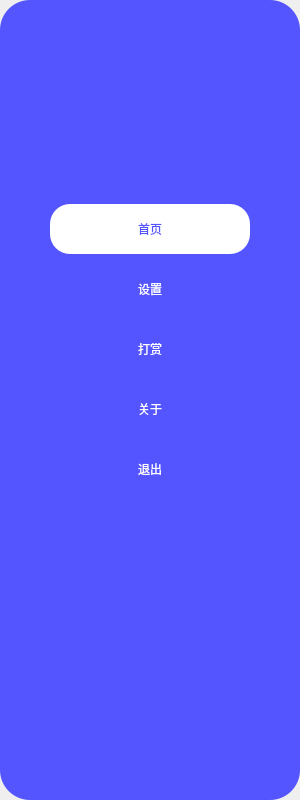
   <widget class="QWidget" name="widget_2" native="true">
    <property name="geometry">
     <rect>
      <x>0</x>
      <y>0</y>
      <width>300</width>
      <height>800</height>
     </rect>
    </property>
    <widget class="QLabel" name="label">
     <property name="geometry">
      <rect>
       <x>0</x>
       <y>0</y>
       <width>300</width>
       <height>800</height>
      </rect>
     </property>
     <property name="styleSheet">
      <string notr="true">background-color: rgb(85, 85, 255);
border-radius:30px;</string>
     </property>
     <property name="text">
      <string/>
     </property>
    </widget>
    <widget class="QLabel" name="label_3">
     <property name="geometry">
      <rect>
       <x>40</x>
       <y>0</y>
       <width>200</width>
       <height>200</height>
      </rect>
     </property>
     <property name="styleSheet">
      <string notr="true">border-image: url(:/image/image/logo.png);</string>
     </property>
     <property name="text">
      <string/>
     </property>
    </widget>
    <widget class="QWidget" name="widget_4" native="true">
     <property name="geometry">
      <rect>
       <x>50</x>
       <y>200</y>
       <width>200</width>
       <height>300</height>
      </rect>
     </property>
     <layout class="QVBoxLayout" name="verticalLayout">
      <item>
       <widget class="QPushButton" name="pushButton">
        <property name="minimumSize">
         <size>
          <width>0</width>
          <height>50</height>
         </size>
        </property>
        <property name="styleSheet">
         <string notr="true">#pushButton{
	border:none;
	color: rgb(85, 85, 255);
	font: 18pt &quot;华文行楷&quot;;
	background-color: rgb(255, 255, 255);
	border-radius:20px;
}
#pushButton:hover{
	border:none;
	color: rgb(85, 85, 255);
	font: 18pt &quot;华文行楷&quot;;
	background-color: rgb(255, 255, 255);
	border-radius:20px;
}
#pushButton:pressed{
	padding-left:5px;
	padding-top:5px;
}
#pushButton:focus{
    border:none;
	color: rgb(85, 85, 255);
	font: 18pt &quot;华文行楷&quot;;
	background-color: rgb(255, 255, 255);
	border-radius:20px;
}</string>
        </property>
        <property name="text">
         <string>首页</string>
        </property>
       </widget>
      </item>
      <item>
       <widget class="QPushButton" name="pushButton_2">
        <property name="minimumSize">
         <size>
          <width>0</width>
          <height>50</height>
         </size>
        </property>
        <property name="styleSheet">
         <string notr="true">#pushButton_2{
    border:none;
	color: rgb(255, 255, 255);
	font: 18pt &quot;华文行楷&quot;;
}
#pushButton_2:pressed{
	padding-left:5px;
	padding-top:5px;
}
#pushButton_2:hover{
	border:none;
	color: rgb(85, 85, 255);
	font: 18pt &quot;华文行楷&quot;;
	background-color: rgb(255, 255, 255);
	border-radius:20px;
}
#pushButton_2:focus{
    border:none;
	color: rgb(85, 85, 255);
	font: 18pt &quot;华文行楷&quot;;
	background-color: rgb(255, 255, 255);
	border-radius:20px;
}</string>
        </property>
        <property name="text">
         <string>设置</string>
        </property>
       </widget>
      </item>
      <item>
       <widget class="QPushButton" name="pushButton_3">
        <property name="minimumSize">
         <size>
          <width>0</width>
          <height>50</height>
         </size>
        </property>
        <property name="styleSheet">
         <string notr="true">#pushButton_3{
    border:none;
	color: rgb(255, 255, 255);
	font: 18pt &quot;华文行楷&quot;;
}
#pushButton_3:pressed{
	padding-left:5px;
	padding-top:5px;
}
#pushButton_3:hover{
	border:none;
	color: rgb(85, 85, 255);
	font: 18pt &quot;华文行楷&quot;;
	background-color: rgb(255, 255, 255);
	border-radius:20px;
}
#pushButton_3:focus{
    border:none;
	color: rgb(85, 85, 255);
	font: 18pt &quot;华文行楷&quot;;
	background-color: rgb(255, 255, 255);
	border-radius:20px;
}</string>
        </property>
        <property name="text">
         <string>打赏</string>
        </property>
       </widget>
      </item>
      <item>
       <widget class="QPushButton" name="pushButton_4">
        <property name="minimumSize">
         <size>
          <width>0</width>
          <height>50</height>
         </size>
        </property>
        <property name="styleSheet">
         <string notr="true">#pushButton_4{
    border:none;
	color: rgb(255, 255, 255);
	font: 18pt &quot;华文行楷&quot;;
}
#pushButton_4:pressed{
	padding-left:5px;
	padding-top:5px;
}
#pushButton_4:hover{
	border:none;
	color: rgb(85, 85, 255);
	font: 18pt &quot;华文行楷&quot;;
	background-color: rgb(255, 255, 255);
	border-radius:20px;
}
#pushButton_4:focus{
    border:none;
	color: rgb(85, 85, 255);
	font: 18pt &quot;华文行楷&quot;;
	background-color: rgb(255, 255, 255);
	border-radius:20px;
}</string>
        </property>
        <property name="text">
         <string>关于</string>
        </property>
       </widget>
      </item>
      <item>
       <widget class="QPushButton" name="pushButton_5">
        <property name="minimumSize">
         <size>
          <width>0</width>
          <height>50</height>
         </size>
        </property>
        <property name="styleSheet">
         <string notr="true">#pushButton_5{
    border:none;
	color: rgb(255, 255, 255);
	font: 18pt &quot;华文行楷&quot;;
}
#pushButton_5:pressed{
	padding-left:5px;
	padding-top:5px;
}
#pushButton_5:hover{
	border:none;
	color: rgb(85, 85, 255);
	font: 18pt &quot;华文行楷&quot;;
	background-color: rgb(255, 255, 255);
	border-radius:20px;
}
#pushButton_5:focus{
    border:none;
	color: rgb(85, 85, 255);
	font: 18pt &quot;华文行楷&quot;;
	background-color: rgb(255, 255, 255);
	border-radius:20px;
}</string>
        </property>
        <property name="text">
         <string>退出</string>
        </property>
       </widget>
      </item>
     </layout>
    </widget>
   </widget>
